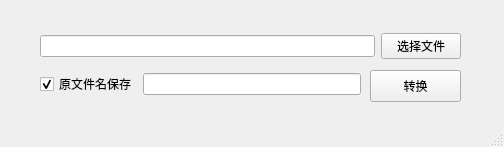
<?xml version="1.0" encoding="UTF-8"?>
<ui version="4.0">
 <class>MainWindow</class>
 <widget class="QMainWindow" name="MainWindow">
  <property name="geometry">
   <rect>
    <x>0</x>
    <y>0</y>
    <width>504</width>
    <height>147</height>
   </rect>
  </property>
  <property name="windowTitle">
   <string>HexToBin工具</string>
  </property>
  <widget class="QWidget" name="centralwidget">
   <widget class="QWidget" name="layoutWidget">
    <property name="geometry">
     <rect>
      <x>40</x>
      <y>30</y>
      <width>421</width>
      <height>33</height>
     </rect>
    </property>
    <layout class="QHBoxLayout" name="horizontalLayout">
     <item>
      <widget class="QLineEdit" name="hexfilename">
       <property name="readOnly">
        <bool>true</bool>
       </property>
      </widget>
     </item>
     <item>
      <widget class="QPushButton" name="selectfile">
       <property name="text">
        <string>选择文件</string>
       </property>
      </widget>
     </item>
    </layout>
   </widget>
   <widget class="QWidget" name="layoutWidget">
    <property name="geometry">
     <rect>
      <x>40</x>
      <y>70</y>
      <width>321</width>
      <height>28</height>
     </rect>
    </property>
    <layout class="QHBoxLayout" name="horizontalLayout_2">
     <item>
      <widget class="QCheckBox" name="usedefaultname">
       <property name="text">
        <string>原文件名保存</string>
       </property>
       <property name="checked">
        <bool>true</bool>
       </property>
      </widget>
     </item>
     <item>
      <widget class="QLineEdit" name="binfilename">
       <property name="readOnly">
        <bool>true</bool>
       </property>
      </widget>
     </item>
    </layout>
   </widget>
   <widget class="QPushButton" name="pushButton">
    <property name="geometry">
     <rect>
      <x>370</x>
      <y>70</y>
      <width>91</width>
      <height>32</height>
     </rect>
    </property>
    <property name="text">
     <string>转换</string>
    </property>
   </widget>
  </widget>
  <widget class="QStatusBar" name="statusbar"/>
 </widget>
 <resources/>
 <connections>
  <connection>
   <sender>selectfile</sender>
   <signal>released()</signal>
   <receiver>MainWindow</receiver>
   <slot>selecthexfile()</slot>
   <hints>
    <hint type="sourcelabel">
     <x>426</x>
     <y>44</y>
    </hint>
    <hint type="destinationlabel">
     <x>487</x>
     <y>45</y>
    </hint>
   </hints>
  </connection>
  <connection>
   <sender>usedefaultname</sender>
   <signal>stateChanged(int)</signal>
   <receiver>MainWindow</receiver>
   <slot>enableedit()</slot>
   <hints>
    <hint type="sourcelabel">
     <x>106</x>
     <y>89</y>
    </hint>
    <hint type="destinationlabel">
     <x>107</x>
     <y>103</y>
    </hint>
   </hints>
  </connection>
  <connection>
   <sender>pushButton</sender>
   <signal>released()</signal>
   <receiver>MainWindow</receiver>
   <slot>generatebin()</slot>
   <hints>
    <hint type="sourcelabel">
     <x>432</x>
     <y>86</y>
    </hint>
    <hint type="destinationlabel">
     <x>487</x>
     <y>85</y>
    </hint>
   </hints>
  </connection>
 </connections>
 <slots>
  <slot>selecthexfile()</slot>
  <slot>enableedit()</slot>
  <slot>generatebin()</slot>
 </slots>
</ui>
